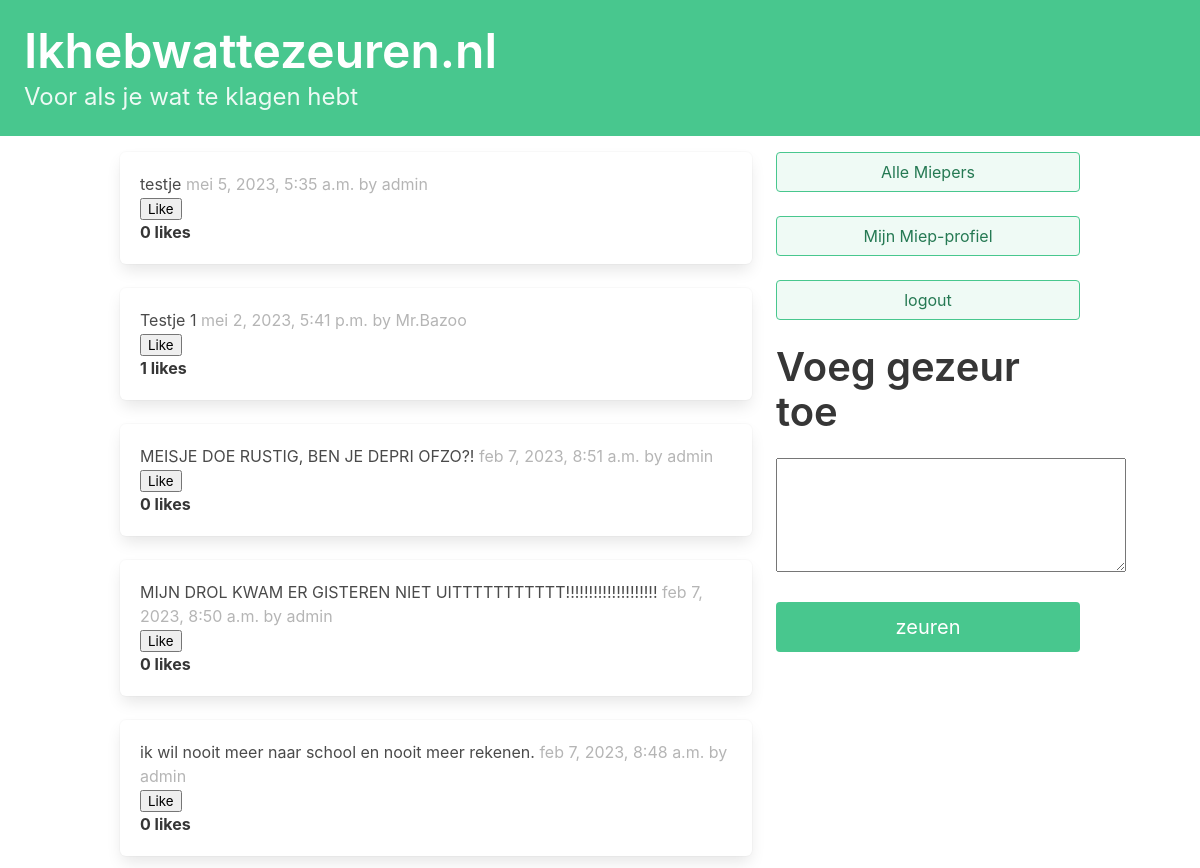
The page / (signed in) on the database its author committed.
### dwitter/models.py (models this page shows, shortened)
class Dweet(models.Model):
    user = models.ForeignKey(User, related_name="dweets", on_delete=models.DO_NOTHING)
    body = models.CharField(max_length=140)
    created_at = models.DateTimeField(auto_now_add=True)
    liked = models.ManyToManyField(User, default=None, blank=True, related_name='liked')

### dwitter/views.py (the view)
# urls.py: path("", views.dashboard, name="dashboard"),
def dashboard(request):
    form = DweetForm(request.POST or None)
    if request.method == "POST":
        if form.is_valid():
            dweet = form.save(commit=False)
            dweet.user = request.user
            dweet.save()
            return redirect("dwitter:dashboard")
    followed_dweets = Dweet.objects.filter(
        user__profile__in=request.user.profile.follows.all()
    ).order_by("-created_at")
    return render (request, "dwitter/dashboard.html", {"form":form, "dweets": followed_dweets})

### dwitter/forms.py
class DweetForm(forms.ModelForm):
    body = forms.CharField(
	required=True,
	widget=forms.widgets.Textarea(
		attrs={
			"placeholder": "Wat heb je te zeuren?",
			"class": "textarea is-succes is-medium",
			}
		),
		label="",
	)
    class Meta:
        model = Dweet
        exclude = ("user", )

### dwitter/templates/dwitter/dashboard.html (shortened to what this page needs)
{% extends 'base.html' %}
{% block content %}
<div class="column">
    {% for dweet in dweets %}
        <div class="box">
            {{ dweet.body }}
            <span class="is-small has-text-grey-light">
                {{ dweet.created_at }} by {{ dweet.user.username }}
            </span>
            <form action="{% url 'dwitter:like-post' %}" method="POST" id="form1">
                {% if user not in dweet.liked.all %}
                    <button class="btn btn-sm btn-outline-secondary">Like</button>
                {% else %}
                    <button class="btn btn-sm btn-secondary">Unlike</button>
                {% endif %}
            </form>
            <strong>{{ dweet.liked.all.count }} likes</strong>
        </div>
    {% endfor %}
</div>
<div class="column is-one-third">
<div class="block">
    <a href="{% url 'dwitter:profile_list' %} ">
        <button class="button is-success is-light is-outlined is-fullwidth">
            Alle Miepers
        </button>
    </a>
</div>
<div class="block">
    <a href="{% url 'dwitter:profile' request.user.profile.id %} ">
        <button class="button is-success is-light is-outlined is-fullwidth">
            Mijn Miep-profiel
        </button>
    </a>
</div>
<div class="block">
     <a href="/logout">
         <button class="button is-success is-light is-outlined is-fullwidth">
            logout
        </button>
      </a>
</div>
<div class="block">
    <div class="block">
        <p class="title is-2">Voeg gezeur toe</p>
    </div>
    <div class="block">
        <form method="post">
            <textarea name="body" cols="37" rows="7"></textarea>
            <button class="button is-success is-fullwidth is-medium mt-5"
                    type="submit">zeuren
            </button>
        </form>
</div>
</div>
{% endblock content %}

### rows shown on the page
Dweet: body "testje", created_at "mei 5, 2023, 5:35 a.m.", user.username "admin", shows "Like", liked.all.count "0"
Dweet: body "Testje 1", created_at "mei 2, 2023, 5:41 p.m.", user.username "Mr.Bazoo", shows "Like", liked.all.count "1"
Dweet: body "MEISJE DOE RUSTIG, BEN JE DEPRI OFZO?!", created_at "feb 7, 2023, 8:51 a.m.", user.username "admin", shows "Like", liked.all.count "0"
Dweet: body "MIJN DROL KWAM ER GISTEREN NIET UITTTTTTTTTTT!!!!!!!!!!!!!!!!!!!!", created_at "feb 7, 2023, 8:50 a.m.", user.username "admin", shows "Like", liked.all.count "0"
Dweet: body "ik wil nooit meer naar school en nooit meer rekenen.", created_at "feb 7, 2023, 8:48 a.m.", user.username "admin", shows "Like", liked.all.count "0"
